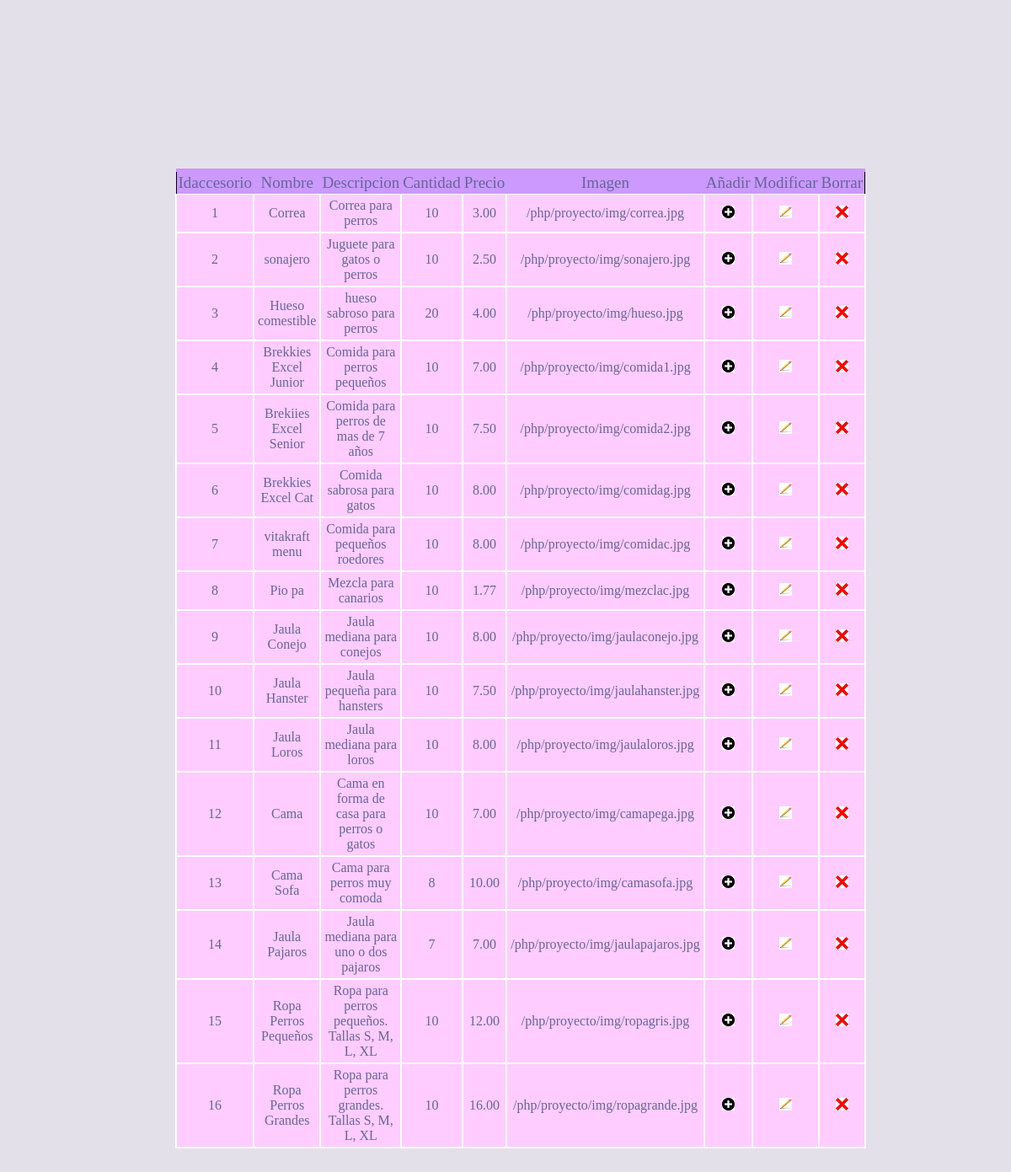
The page /PHP/adaccesorio.php on the database its author committed.
### tables this page shows
create table accesorio
(
	idaccesorio		int auto_increment not null,
	nombre			varchar(50),
	descripcion		varchar(50),
	cantidad		int,
	precio			decimal(4,2),
	imagen			varchar(500),
	primary key(idaccesorio)
	);

### PHP/adaccesorio.php (the view, shortened to what this page needs)
<!DOCTYPE html>
<html lang="en">
  <head>
    <link rel="stylesheet" href="css/tablas.css">
  </head>
  <body>
    <?php
       include_once "conec.php";
      if ($result = $connection->query("SELECT * FROM accesorio;")) {
            if ($result){
            echo "<table style='border:1px solid black;'>";
            echo "<thead>";
            echo "<tr>";
            echo "<th>Idaccesorio</th>";
            echo "<th>Nombre</th>";
            echo "<th>Descripcion</th>";
            echo "<th>Cantidad</th>";
            echo "<th>Precio</th>";
            echo "<th>Imagen</th>";
            echo "<th>Añadir</th>";
            echo "<th>Modificar</th>";
            echo "<th>Borrar</th>";
            echo "</thead>";
          }
      ?>
      <?php
          while($obj = $result->fetch_object()) {
              echo "<tr>";
              echo "<td>".$obj->idaccesorio."</td>";
              echo "<td>".$obj->nombre."</td>";
              echo "<td>".$obj->descripcion."</td>";
              echo "<td>".$obj->cantidad."</td>";
              echo "<td>".$obj->precio."</td>";
              echo "<td>".$obj->imagen."</td>";
              echo "<td><a href='añadiracces.php?id=".$obj->idaccesorio."'><img src='img/añadir.png' width='15px' height='15px'/></a></td>";
              echo "<td><a href='editaracces.php?id=".$obj->idaccesorio."'><img src='img/modificar.jpg' width='15px'height='15px'/></a></td>";
              echo "<td><a href='borraracces.php?id=".$obj->idaccesorio."'><img src='img/borrar.png' width='15px' height='15px'/></a></td>";
              echo "</tr>";
          }
      }
    ?>
  </body>
</html>

### PHP/css/tablas.css (style rules this page uses)
table { text-align: center; border-collapse: collapse; font-size: 16px; margin: 200px; }
th { font-size: 19px; font-weight: normal; padding: 2px; background: #c9f; border-top: 4px solid #c9f; border-bottom: 1px solid #fff; color: #669; }
td { padding: 4px; background: #fcf; border: 2px solid #fff; color: #669; border-top: 1px }
body { background: #e4e0ea; }

### rows shown on the page
accesorio: idaccesorio "1", nombre "Correa", descripcion "Correa para perros", cantidad "10", precio "3.00", imagen "/php/proyecto/img/correa.jpg"
accesorio: idaccesorio "2", nombre "sonajero", descripcion "Juguete para gatos o perros", cantidad "10", precio "2.50", imagen "/php/proyecto/img/sonajero.jpg"
accesorio: idaccesorio "3", nombre "Hueso comestible", descripcion "hueso sabroso para perros", cantidad "20", precio "4.00", imagen "/php/proyecto/img/hueso.jpg"
accesorio: idaccesorio "4", nombre "Brekkies Excel Junior", descripcion "Comida para perros pequeños", cantidad "10", precio "7.00", imagen "/php/proyecto/img/comida1.jpg"
accesorio: idaccesorio "5", nombre "Brekiies Excel Senior", descripcion "Comida para perros de mas de 7 años", cantidad "10", precio "7.50", imagen "/php/proyecto/img/comida2.jpg"
accesorio: idaccesorio "6", nombre "Brekkies Excel Cat", descripcion "Comida sabrosa para gatos", cantidad "10", precio "8.00", imagen "/php/proyecto/img/comidag.jpg"
accesorio: idaccesorio "7", nombre "vitakraft menu", descripcion "Comida para pequeños roedores", cantidad "10", precio "8.00", imagen "/php/proyecto/img/comidac.jpg"
accesorio: idaccesorio "8", nombre "Pio pa", descripcion "Mezcla para canarios", cantidad "10", precio "1.77", imagen "/php/proyecto/img/mezclac.jpg"
accesorio: idaccesorio "9", nombre "Jaula Conejo", descripcion "Jaula mediana para conejos", cantidad "10", precio "8.00", imagen "/php/proyecto/img/jaulaconejo.jpg"
accesorio: idaccesorio "10", nombre "Jaula Hanster", descripcion "Jaula pequeña para hansters", cantidad "10", precio "7.50", imagen "/php/proyecto/img/jaulahanster.jpg"
accesorio: idaccesorio "11", nombre "Jaula Loros", descripcion "Jaula mediana para loros", cantidad "10", precio "8.00", imagen "/php/proyecto/img/jaulaloros.jpg"
accesorio: idaccesorio "12", nombre "Cama", descripcion "Cama en forma de casa para perros o gatos", cantidad "10", precio "7.00", imagen "/php/proyecto/img/camapega.jpg"
accesorio: idaccesorio "13", nombre "Cama Sofa", descripcion "Cama para perros muy comoda", cantidad "8", precio "10.00", imagen "/php/proyecto/img/camasofa.jpg"
accesorio: idaccesorio "14", nombre "Jaula Pajaros", descripcion "Jaula mediana para uno o dos pajaros", cantidad "7", precio "7.00", imagen "/php/proyecto/img/jaulapajaros.jpg"
accesorio: idaccesorio "15", nombre "Ropa Perros Pequeños", descripcion "Ropa para perros pequeños. Tallas S, M, L, XL", cantidad "10", precio "12.00", imagen "/php/proyecto/img/ropagris.jpg"
accesorio: idaccesorio "16", nombre "Ropa Perros Grandes", descripcion "Ropa para perros grandes. Tallas S, M, L, XL", cantidad "10", precio "16.00", imagen "/php/proyecto/img/ropagrande.jpg"
